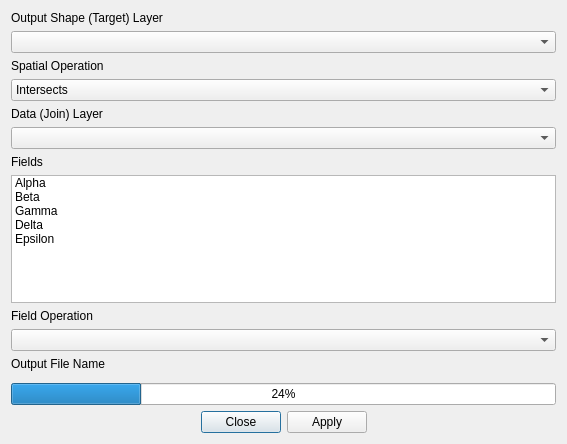
<?xml version="1.0" encoding="UTF-8"?>
<ui version="4.0">
 <class>mmqgis_spatial_join_form</class>
 <widget class="QDialog" name="mmqgis_spatial_join_form">
  <property name="windowModality">
   <enum>Qt::ApplicationModal</enum>
  </property>
  <property name="enabled">
   <bool>true</bool>
  </property>
  <property name="geometry">
   <rect>
    <x>0</x>
    <y>0</y>
    <width>567</width>
    <height>444</height>
   </rect>
  </property>
  <property name="mouseTracking">
   <bool>false</bool>
  </property>
  <property name="windowTitle">
   <string>Spatial Join</string>
  </property>
  <layout class="QVBoxLayout" name="verticalLayout">
   <item>
    <widget class="QLabel" name="label_4">
     <property name="text">
      <string>Output Shape (Target) Layer</string>
     </property>
    </widget>
   </item>
   <item>
    <widget class="QComboBox" name="target_layer_name"/>
   </item>
   <item>
    <widget class="QLabel" name="label_5">
     <property name="text">
      <string>Spatial Operation</string>
     </property>
    </widget>
   </item>
   <item>
    <widget class="QComboBox" name="spatial_operation">
     <item>
      <property name="text">
       <string>Intersects</string>
      </property>
     </item>
     <item>
      <property name="text">
       <string>Within</string>
      </property>
     </item>
     <item>
      <property name="text">
       <string>Contains</string>
      </property>
     </item>
    </widget>
   </item>
   <item>
    <widget class="QLabel" name="label_3">
     <property name="text">
      <string>Data (Join) Layer</string>
     </property>
    </widget>
   </item>
   <item>
    <widget class="QComboBox" name="join_layer_name"/>
   </item>
   <item>
    <widget class="QLabel" name="label_7">
     <property name="text">
      <string>Fields</string>
     </property>
    </widget>
   </item>
   <item>
    <widget class="QListWidget" name="field_names">
     <property name="selectionMode">
      <enum>QAbstractItemView::ExtendedSelection</enum>
     </property>
     <item>
      <property name="text">
       <string>Alpha</string>
      </property>
     </item>
     <item>
      <property name="text">
       <string>Beta</string>
      </property>
     </item>
     <item>
      <property name="text">
       <string>Gamma</string>
      </property>
     </item>
     <item>
      <property name="text">
       <string>Delta</string>
      </property>
     </item>
     <item>
      <property name="text">
       <string>Epsilon</string>
      </property>
     </item>
    </widget>
   </item>
   <item>
    <widget class="QLabel" name="label_6">
     <property name="text">
      <string>Field Operation</string>
     </property>
    </widget>
   </item>
   <item>
    <widget class="QComboBox" name="field_operation"/>
   </item>
   <item>
    <widget class="QLabel" name="label">
     <property name="text">
      <string>Output File Name</string>
     </property>
    </widget>
   </item>
   <item>
    <widget class="QgsFileWidget" name="output_file_name"/>
   </item>
   <item>
    <widget class="QProgressBar" name="status">
     <property name="value">
      <number>24</number>
     </property>
    </widget>
   </item>
   <item>
    <widget class="QDialogButtonBox" name="buttonBox">
     <property name="orientation">
      <enum>Qt::Horizontal</enum>
     </property>
     <property name="standardButtons">
      <set>QDialogButtonBox::Apply|QDialogButtonBox::Close</set>
     </property>
     <property name="centerButtons">
      <bool>true</bool>
     </property>
    </widget>
   </item>
  </layout>
 </widget>
 <customwidgets>
  <customwidget>
   <class>QgsFileWidget</class>
   <extends>QWidget</extends>
   <header>qgsfilewidget.h</header>
  </customwidget>
 </customwidgets>
 <tabstops>
  <tabstop>target_layer_name</tabstop>
  <tabstop>spatial_operation</tabstop>
  <tabstop>join_layer_name</tabstop>
  <tabstop>field_operation</tabstop>
  <tabstop>field_names</tabstop>
  <tabstop>buttonBox</tabstop>
 </tabstops>
 <resources/>
 <connections>
  <connection>
   <sender>buttonBox</sender>
   <signal>accepted()</signal>
   <receiver>mmqgis_spatial_join_form</receiver>
   <slot>accept()</slot>
   <hints>
    <hint type="sourcelabel">
     <x>248</x>
     <y>254</y>
    </hint>
    <hint type="destinationlabel">
     <x>157</x>
     <y>274</y>
    </hint>
   </hints>
  </connection>
  <connection>
   <sender>buttonBox</sender>
   <signal>rejected()</signal>
   <receiver>mmqgis_spatial_join_form</receiver>
   <slot>reject()</slot>
   <hints>
    <hint type="sourcelabel">
     <x>316</x>
     <y>260</y>
    </hint>
    <hint type="destinationlabel">
     <x>286</x>
     <y>274</y>
    </hint>
   </hints>
  </connection>
 </connections>
</ui>
